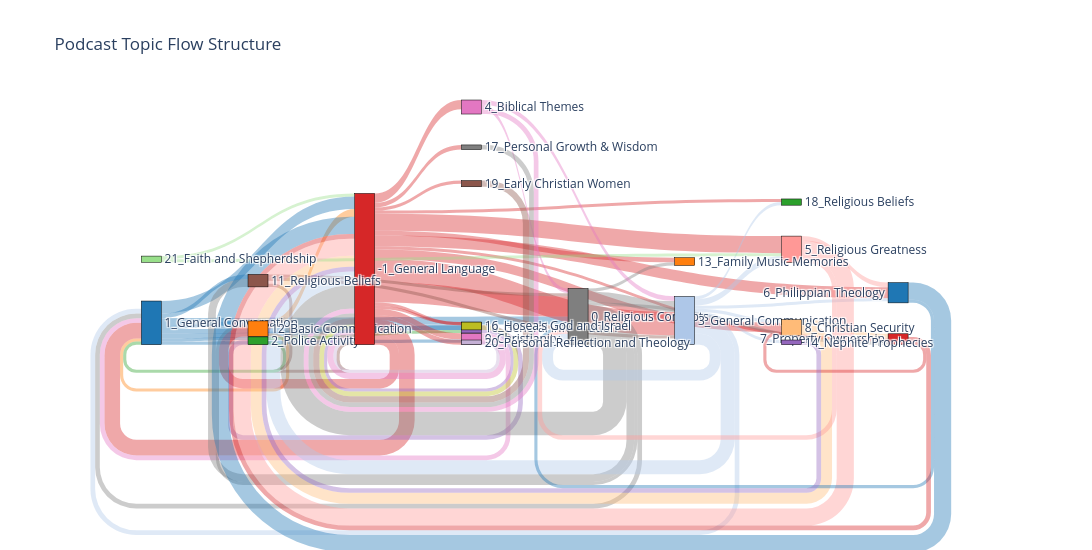

Write notebook code for a chart like this one.
### Markdown cell above
### Topic-wise narretive flow for : <span style="background-color: #7caae7ec; color: black; padding: 0 5px;">Religion</span>

### Code cell
sankey(G, Weight=1)

### Figure 1 — Plotly figure (JSON) as saved in the notebook; plotly's stock layout.template omitted (floating-point values rounded to 4 significant figures)
{"data": [{"arrangement": "snap", "link": {"color": ["rgba(31, 119, 180, 0.4)", "rgba(31, 119, 180, 0.4)", "rgba(31, 119, 180, 0.4)", "rgba(31, 119, 180, 0.4)", "rgba(31, 119, 180, 0.4)", "rgba(31, 119, 180, 0.4)", "rgba(31, 119, 180, 0.4)", "rgba(31, 119, 180, 0.4)", "rgba(255, 127, 14, 0.4)", "rgba(255, 127, 14, 0.4)", "rgba(44, 160, 44, 0.4)", "rgba(44, 160, 44, 0.4)", "rgba(214, 39, 40, 0.4)", "rgba(214, 39, 40, 0.4)", "rgba(214, 39, 40, 0.4)", "rgba(214, 39, 40, 0.4)", "rgba(214, 39, 40, 0.4)", "rgba(214, 39, 40, 0.4)", "rgba(214, 39, 40, 0.4)", "rgba(214, 39, 40, 0.4)", "rgba(214, 39, 40, 0.4)", "rgba(214, 39, 40, 0.4)", "rgba(214, 39, 40, 0.4)", "rgba(214, 39, 40, 0.4)", "rgba(214, 39, 40, 0.4)", "rgba(214, 39, 40, 0.4)", "rgba(214, 39, 40, 0.4)", "rgba(214, 39, 40, 0.4)", "rgba(214, 39, 40, 0.4)", "rgba(148, 103, 189, 0.4)", "rgba(148, 103, 189, 0.4)", "rgba(140, 86, 75, 0.4)", "rgba(140, 86, 75, 0.4)", "rgba(140, 86, 75, 0.4)", "rgba(227, 119, 194, 0.4)", "rgba(227, 119, 194, 0.4)", "rgba(127, 127, 127, 0.4)", "rgba(127, 127, 127, 0.4)", "rgba(127, 127, 127, 0.4)", "rgba(127, 127, 127, 0.4)", "rgba(127, 127, 127, 0.4)", "rgba(127, 127, 127, 0.4)", "rgba(127, 127, 127, 0.4)", "rgba(188, 189, 34, 0.4)", "rgba(174, 199, 232, 0.4)", "rgba(174, 199, 232, 0.4)", "rgba(174, 199, 232, 0.4)", "rgba(174, 199, 232, 0.4)", "rgba(174, 199, 232, 0.4)", "rgba(174, 199, 232, 0.4)", "rgba(174, 199, 232, 0.4)", "rgba(174, 199, 232, 0.4)", "rgba(255, 187, 120, 0.4)", "rgba(255, 187, 120, 0.4)", "rgba(152, 223, 138, 0.4)", "rgba(152, 223, 138, 0.4)", "rgba(255, 152, 150, 0.4)", "rgba(255, 152, 150, 0.4)", "rgba(255, 152, 150, 0.4)", "rgba(197, 176, 213, 0.4)", "rgba(31, 119, 180, 0.4)", "rgba(31, 119, 180, 0.4)", "rgba(214, 39, 40, 0.4)", "rgba(214, 39, 40, 0.4)", "rgba(148, 103, 189, 0.4)", "rgba(140, 86, 75, 0.4)", "rgba(227, 119, 194, 0.4)", "rgba(227, 119, 194, 0.4)", "rgba(227, 119, 194, 0.4)", "rgba(127, 127, 127, 0.4)"], "source": [0, 0, 0, 0, 0, 0, 0, 0, 1, 1, 2, 2, 3, 3, 3, 3, 3, 3, 3, 3, 3, 3, 3, 3, 3, 3, 3, 3, 3, 4, 4, 5, 5, 5, 6, 6, 7, 7, 7, 7, 7, 7, 7, 8, 10, 10, 10, 10, 10, 10, 10, 10, 11, 11, 12, 12, 13, 13, 13, 14, 15, 15, 18, 18, 19, 20, 21, 21, 21, 22], "target": [1, 2, 4, 3, 5, 8, 6, 7, 0, 3, 4, 0, 0, 8, 11, 1, 6, 7, 14, 16, 13, 21, 20, 15, 17, 22, 4, 10, 18, 2, 3, 7, 10, 3, 0, 3, 0, 1, 16, 5, 3, 10, 18, 3, 11, 0, 15, 17, 3, 7, 13, 19, 3, 18, 13, 3, 3, 15, 7, 3, 3, 7, 11, 3, 3, 3, 10, 7, 3, 3], "value": [2, 2, 3, 8, 3, 3, 2, 5, 2, 5, 2, 2, 10, 2, 6, 6, 4, 13, 3, 3, 11, 6, 2, 7, 2, 3, 2, 15, 2, 3, 2, 2, 2, 2, 3, 4, 3, 2, 2, 5, 15, 7, 2, 3, 2, 3, 2, 2, 9, 7, 4, 2, 7, 3, 2, 2, 11, 3, 3, 2, 11, 2, 2, 3, 3, 4, 3, 3, 3, 3]}, "node": {"align": "left", "color": ["#1f77b4", "#ff7f0e", "#2ca02c", "#d62728", "#9467bd", "#8c564b", "#e377c2", "#7f7f7f", "#bcbd22", "#17becf", "#aec7e8", "#ffbb78", "#98df8a", "#ff9896", "#c5b0d5", "#1f77b4", "#ff7f0e", "#2ca02c", "#d62728", "#9467bd", "#8c564b", "#e377c2", "#7f7f7f"], "label": ["1_General Conversation", "12_Basic Communication", "2_Police Activity", "-1_General Language", "10_General Information", "11_Religious Beliefs", "9_Christianity", "0_Religious Concepts", "16_Hosea's God and Israel", "15_Religious Devotion", "3_General Communication", "8_Christian Security", "21_Faith and Shepherdship", "5_Religious Greatness", "20_Personal Reflection and Theology", "6_Philippian Theology", "13_Family Music Memories", "18_Religious Beliefs", "7_Property Ownership", "14_Nephite Prophecies", "19_Early Christian Women", "4_Biblical Themes", "17_Personal Growth & Wisdom"], "line": {"color": "black", "width": 0.5}, "pad": 15, "thickness": 20}, "type": "sankey", "valueformat": ".0f", "valuesuffix": "TWh"}], "layout": {"font": {"size": 12}, "height": 550, "title": {"text": "Podcast Topic Flow Structure"}, "width": 1400}}
